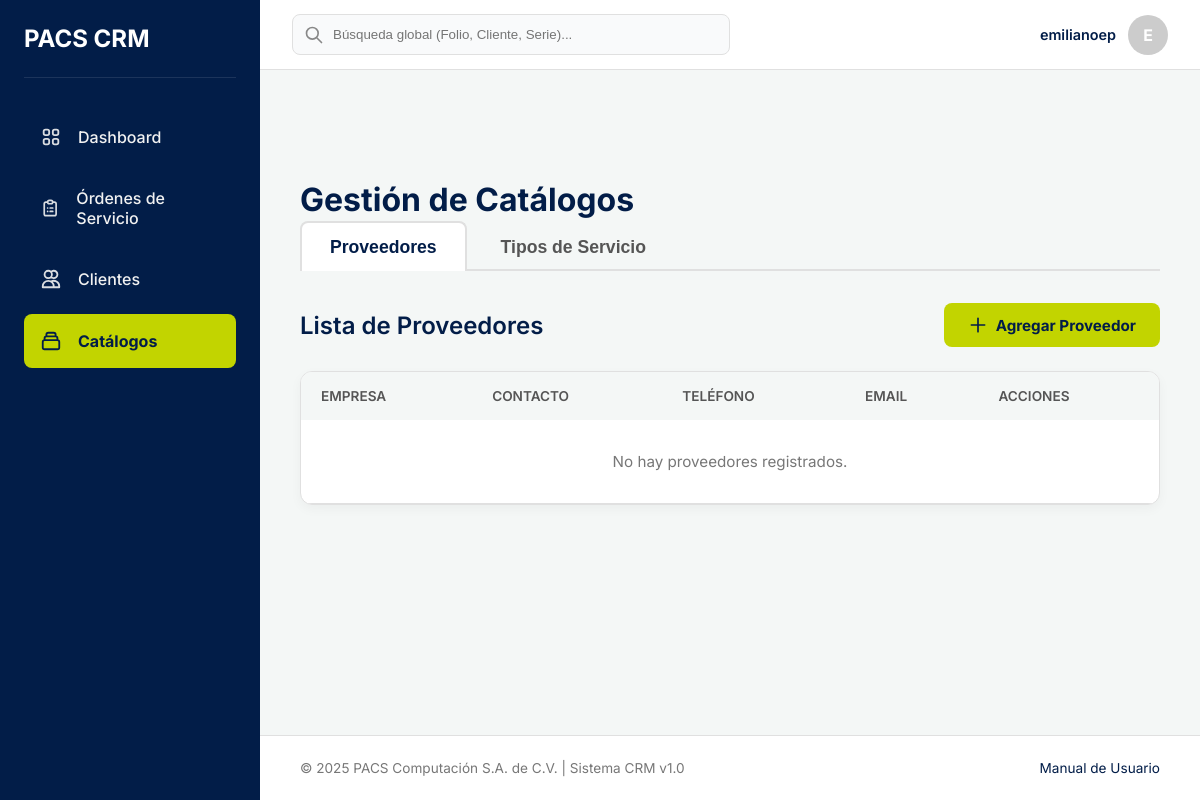
The app's page /catalogos/ (signed in), older data.
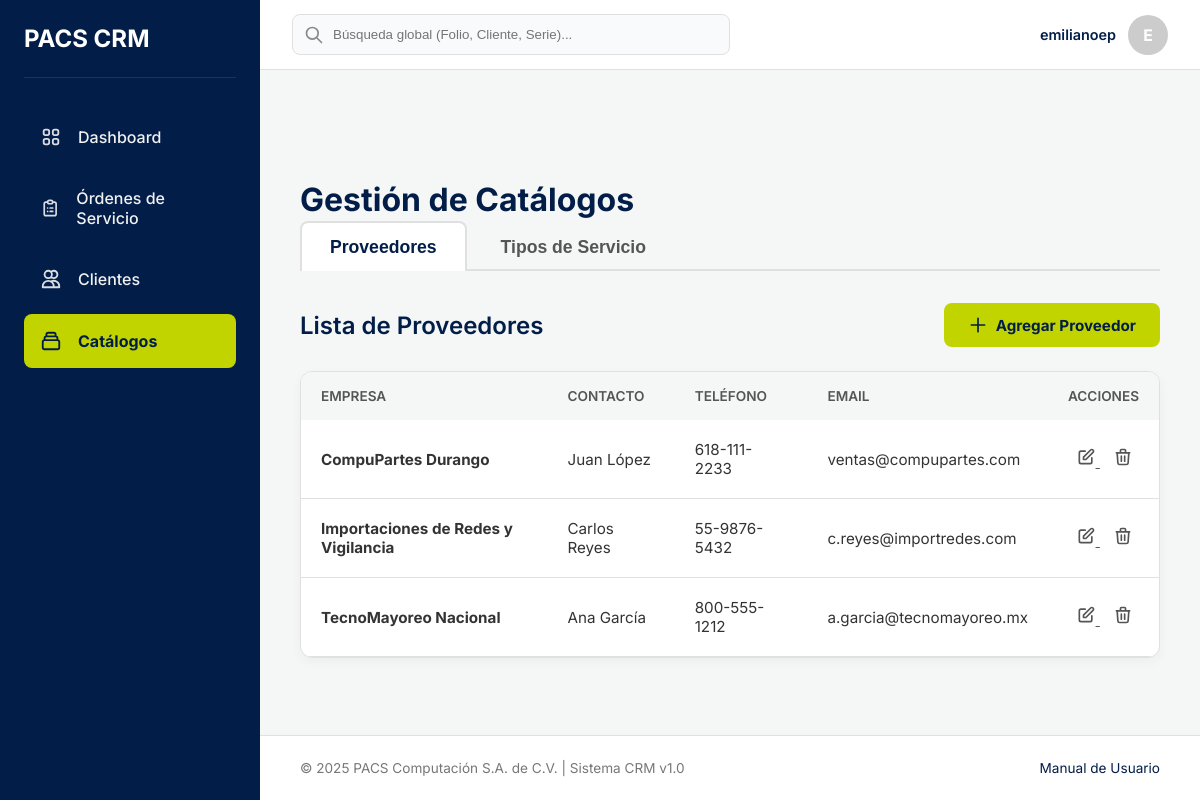
The same page, newer data.
### catalogo/models.py (models this page shows, shortened)
class Proveedor(models.Model):
    nombre_empresa = models.CharField(max_length=255, unique=True, verbose_name="Nombre de la empresa")
    persona_contacto = models.CharField(max_length=255, blank=True, null=True, verbose_name="Persona de contacto")
    telefono = models.CharField(max_length=20, blank=True, null=True)
    email = models.EmailField(max_length=254, blank=True, null=True)
    class Meta:
        verbose_name = "Proveedor"
        verbose_name_plural = "Proveedores"
        ordering = ['nombre_empresa'] # Ordenar alfabéticamente por defecto

### catalogo/views.py (the view)
# urls.py: path('', views.CatalogoListView.as_view(), name='lista_catalogos'),
class CatalogoListView(LoginRequiredMixin, ListView):
    model = Proveedor
    template_name = 'catalogo/lista_catalogos.html'
    context_object_name = 'proveedores'
    def get_context_data(self, **kwargs):
        context = super().get_context_data(**kwargs)
        context['tipos_servicio'] = TipoServicio.objects.all()
        context['active_tab'] = self.request.GET.get('tab', 'proveedores')
        return context

### catalogo/templates/catalogo/lista_catalogos.html (shortened to what this page needs)
{% extends 'base.html' %}
{% block content %}
    <div class="page-header">
        <h1 class="page-title">Gestión de Catálogos</h1>
    </div>
    <nav class="tabs-nav">
        <button class="tab-link {% if active_tab == 'proveedores' %}active{% endif %}" onclick="openTab(event, 'proveedores')">Proveedores</button>
        <button class="tab-link {% if active_tab == 'servicios' %}active{% endif %}" onclick="openTab(event, 'servicios')">Tipos de Servicio</button>
    </nav>
    <div class="tabs-content">
        <div id="proveedores" class="tab-pane {% if active_tab == 'proveedores' %}active{% endif %}">
            <div class="tab-section-header">
                <h2>Lista de Proveedores</h2>
                <a href="{% url 'crear_proveedor' %}" class="btn btn-action">
                    <svg style="width:20px;height:20px" fill="none" stroke="currentColor" viewBox="0 0 24 24"><path stroke-linecap="round" stroke-linejoin="round" stroke-width="2" d="M12 4v16m8-8H4"></path></svg>
                    Agregar Proveedor
                </a>
            </div>
            <div class="table-container">
                <div style="overflow-x:auto;">
                    <table class="data-table">
                        <thead>
                            <tr>
                                <th>Empresa</th>
                                <th>Contacto</th>
                                <th>Teléfono</th>
                                <th>Email</th>
                                <th>Acciones</th>
                            </tr>
                        </thead>
                        <tbody>
                            {% for p in proveedores %}
                            <tr>
                                <td><strong>{{ p.nombre_empresa }}</strong></td>
                                <td>{{ p.persona_contacto|default:"--" }}</td>
                                <td>{{ p.telefono|default:"--" }}</td>
                                <td>{{ p.email|default:"--" }}</td>
                                <td class="actions-cell">
                                    <a href="{% url 'editar_proveedor' p.id %}" class="btn-icon" title="Editar">
                                        <svg style="width:20px;height:20px" fill="none" stroke="currentColor" viewBox="0 0 24 24"><path stroke-linecap="round" stroke-linejoin="round" stroke-width="2" d="M11 5H6a2 2 0 00-2 2v11a2 2 0 002 2h11a2 2 0 002-2v-5m-1.414-9.414a2 2 0 112.828 2.828L11.828 15H9v-2.828l8.586-8.586z"></path></svg>
                                    </a>
                                    <a href="{% url 'eliminar_proveedor' p.id %}" class="btn-icon delete" title="Eliminar">
                                        <svg style="width:20px;height:20px" fill="none" stroke="currentColor" viewBox="0 0 24 24"><path stroke-linecap="round" stroke-linejoin="round" stroke-width="2" d="M19 7l-.867 12.142A2 2 0 0116.138 21H7.862a2 2 0 01-1.995-1.858L5 7m5 4v6m4-6v6m1-10V4a1 1 0 00-1-1h-4a1 1 0 00-1 1v3M4 7h16"></path></svg>
                                    </a>
                                </td>
                            </tr>
                            {% empty %}
                            <tr>
                                <td colspan="5" style="text-align:center; padding:2rem; color:#777;">No hay proveedores registrados.</td>
                            </tr>
                            {% endfor %}
                        </tbody>
                    </table>
                </div>
            </div>
        </div>
    </div>
{% endblock %}

### templates/base.html (shortened to what this page needs)
{% load static %}
<!DOCTYPE html>
<html lang="es">
<head>
</head>
<body>
    <aside class="sidebar" id="sidebar">
        <div class="sidebar-header">
            <h2 style="color: white;">PACS CRM</h2>
        </div>
        <nav class="sidebar-nav">
            <ul>
                <li>
                    <a href="#" class="{% if request.resolver_match.url_name == 'dashboard' %}active{% endif %}">
                        <span>Dashboard</span>
                    </a>
                </li>
                <li>
                    <a href="{% url 'lista_ordenes' %}" class="{% if 'ordenes' in request.path %}active{% endif %}">
                        <span>Órdenes de Servicio</span>
                    </a>
                </li>
                <li>
                    <a href="{% url 'lista_clientes' %}" class="{% if 'clientes' in request.path %}active{% endif %}">
                        <svg class="nav-icon" fill="none" stroke="currentColor" viewBox="0 0 24 24"><path stroke-linecap="round" stroke-linejoin="round" stroke-width="2" d="M12 4.354a4 4 0 110 5.292M15 21H3v-1a6 6 0 0112 0v1zm0 0h6v-1a6 6 0 00-9-5.197M13 7a4 4 0 11-8 0 4 4 0 018 0z"></path></svg>
                        <span>Clientes</span>
                    </a>
                </li>
                <li>
                    <a href="{% url 'lista_catalogos' %}" class="{% if 'catalogos' in request.path %}active{% endif %}">
                        <span>Catálogos</span>
                    </a>
                </li>
            </ul>
        </nav>
    </aside>
    <header class="navbar">
        <div class="navbar-search">
            <svg class="search-icon" fill="none" stroke="currentColor" viewBox="0 0 24 24"><path stroke-linecap="round" stroke-linejoin="round" stroke-width="2" d="M21 21l-6-6m2-5a7 7 0 11-14 0 7 7 0 0114 0z"></path></svg>
            <input type="text" placeholder="Búsqueda global (Folio, Cliente, Serie)...">
        </div>
        <div class="navbar-user-area">
            <div class="user-profile">
                <span class="user-name">{{ user.get_full_name|default:user.username }}</span>
                <div style="width:40px;height:40px;background:#ccc;border-radius:50%;display:flex;align-items:center;justify-content:center;color:white;font-weight:bold;">
                    {{ user.username|slice:":1"|upper }}
                </div>
            </div>
        </div>
    </header>
    <main class="main-content">
        {% block content %}{% endblock %}
    </main>
    <footer class="footer">
        <div>© 2025 PACS Computación S.A. de C.V. | Sistema CRM v1.0</div>
        <div><a href="#" style="color:var(--color-primario);text-decoration:none;">Manual de Usuario</a></div>
    </footer>
</body>
</html>

Row changes from the older to the newer data that the page shows:
added Proveedor: nombre_empresa "CompuPartes Durango", persona_contacto "Juan López", telefono "618-111-2233", email "ventas@compupartes.com"
added Proveedor: nombre_empresa "Importaciones de Redes y Vigilancia", persona_contacto "Carlos Reyes", telefono "55-9876-5432", email "c.reyes@importredes.com"
added Proveedor: nombre_empresa "TecnoMayoreo Nacional", persona_contacto "Ana García", telefono "800-555-1212", email "a.garcia@tecnomayoreo.mx"
Text that changed along with them:
text no longer shown: "No hay proveedores registrados."
